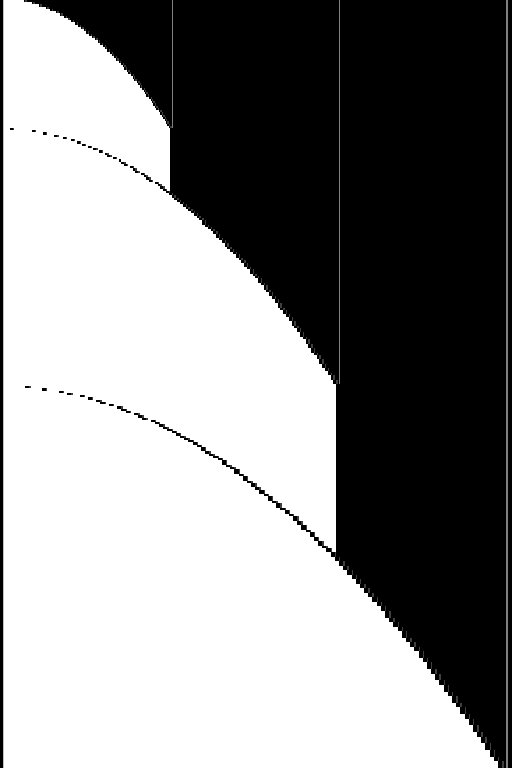

Here is the Python script that generated this plot:
"""Rung 4: one run, three lobes whose rims advance 1, 2 and 3 cells per pass,
each lobe nested inside the last, and the third lobe halts on its wall.

Tape symbols (deliberately few): '_' blank, '0' fixed left rim, '1' rim (all
lobes share it, the state says which lobe is running), '2' wall, '9' fill.
Rules that mention the fill are emitted last: the renderer numbers symbols in
order of first appearance, so '9' gets the top of the grey ramp and the body of
each wedge paints white.

States: 0/40/50 sweep out (lobes 1/2/3), 10/20+21/30+31+32 rim handling with
growth 1/2/3, 11/22/33 return, 60/62 close a lobe and hand over.
"""

WALLS = (120, 240, 360)
LEFT, RIM, WALL, FILL = '0', '1', '2', '9'
EVERY = ('_', LEFT, RIM, WALL, FILL)
TRAVEL = ('_', RIM, WALL, FILL)      # cells a walking state steps over


def machine():
    R = []
    # --- closers: walk home, then drop the next lobe's rim on the first cell
    for q, nxt, ret in ((60, 41, 40), (62, 51, 50)):
        for s in TRAVEL:
            R.append('%d %s %s l %d' % (q, s, s, q))
        R.append('%d %s %s r %d' % (q, LEFT, LEFT, q + 1))
        R.append('%d _ %s l %d' % (q + 1, RIM, nxt))
        R.append('%d %s %s l %d' % (q + 1, FILL, RIM, nxt))
    R += ['41 %s %s l 41' % (s, s) for s in TRAVEL] + ['41 %s %s r 40' % (LEFT, LEFT)]
    R += ['51 %s %s l 51' % (s, s) for s in TRAVEL] + ['51 %s %s r 50' % (LEFT, LEFT)]
    # --- returns to the sweep of the lobe that is running
    for ret, sweep in ((11, 0), (22, 40), (33, 50)):
        R += ['%d %s %s l %d' % (ret, s, s, ret) for s in TRAVEL]
        R.append('%d %s %s r %d' % (ret, LEFT, LEFT, sweep))
    # --- rim handling: erase the rim, walk g-1 cells, write it again
    R += ['10 _ 1 l 11', '10 %s 1 l 11' % FILL, '10 %s _ l 60' % WALL]
    R += ['20 %s _ l 62' % WALL, '20 _ _ r 21', '20 %s _ r 21' % FILL,
          '21 %s _ l 62' % WALL, '21 _ 1 l 22', '21 %s 1 l 22' % FILL]
    R += ['30 %s _ r halt' % WALL, '30 _ _ r 31', '30 %s _ r 31' % FILL,
          '31 %s _ r halt' % WALL, '31 _ _ r 32', '31 %s _ r 32' % FILL,
          '32 %s _ r halt' % WALL, '32 _ 1 l 33', '32 %s 1 l 33' % FILL]
    # --- sweeps: paint, stop on the rim, hand over to that lobe's handler
    for sweep, handler in ((0, 10), (40, 20), (50, 30)):
        R += ['%d _ %s r %d' % (sweep, FILL, sweep),
              '%d %s %s r %d' % (sweep, FILL, FILL, sweep),
              '%d %s _ r %d' % (sweep, RIM, handler)]
    # fill rules last, so '9' is the last symbol the parser meets
    R.sort(key=lambda line: FILL in line)
    return '\n'.join(R) + '\n'


def start_tape():
    cells = {1: RIM, WALLS[0]: WALL, WALLS[1]: WALL, WALLS[2]: WALL}
    right = ''.join(cells.get(c, '_') for c in range(0, WALLS[2] + 2))
    return LEFT + '*' + right


if __name__ == '__main__':
    from sim import Session, draw
    text = machine()
    open('wedge.txt', 'w').write(text)
    s = Session(0, None, morphett=text, init=start_tape())
    i = s.advance(400000)
    print('halted', i['halted'], 'step', i['step'], 'ones', i['ones'],
          'span', i['lo'], i['hi'], 'rules', len(text.splitlines()),
          'symbols', s.symbols)
    draw(s.snapshot()).save('wedge.png')
